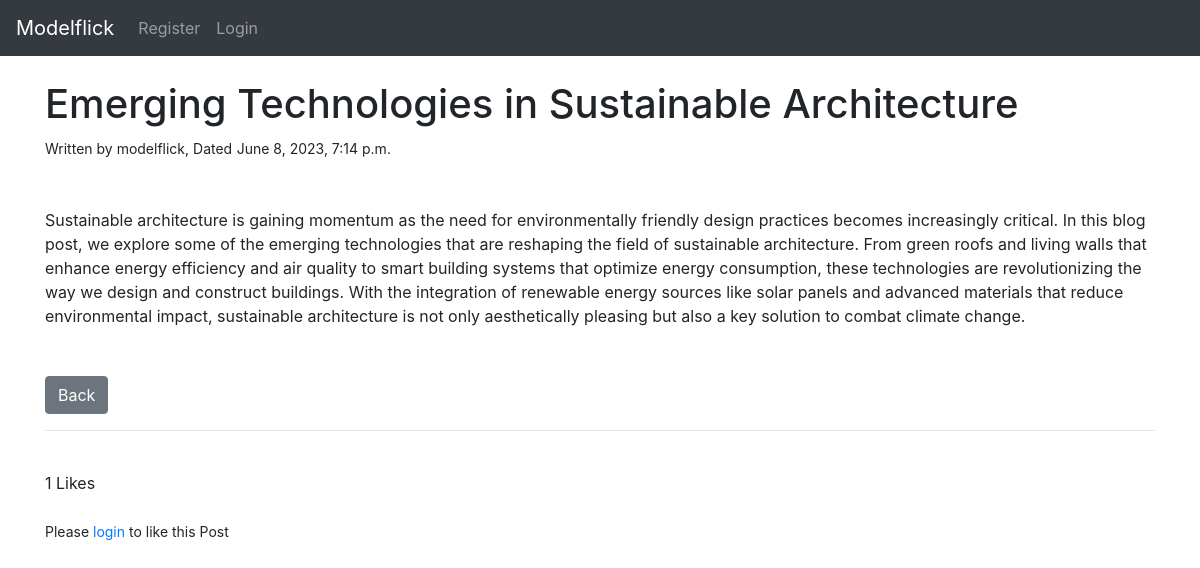
Screenshot of /article/4 with the database file from the repository.
### theblog/models.py (models this page shows, shortened)
class Post(models.Model):
    title = models.CharField(max_length=255)
    title_tag = models.CharField(max_length=255)
    author = models.ForeignKey(User, on_delete=models.CASCADE)
    body = models.TextField()
    post_date = models.DateTimeField(auto_now_add=True)
    likes = models.ManyToManyField(User, related_name='blog_post')
    def total_likes(self):
        return self.likes.count()

### theblog/views.py (the view)
# urls.py: path('article/<int:pk>', ArticleDetailView.as_view(), name = 'article_detail'),
class ArticleDetailView(DetailView):
    model = Post
    template_name = 'article_detail.html'
    def get_context_data(self, *args, **kwargs):
        context = super(ArticleDetailView, self).get_context_data(*args, **kwargs)
        stuff = get_object_or_404(Post, id=self.kwargs['pk'])
        total_likes= stuff.total_likes()
        liked = False
        if stuff.likes.filter(id=self.request.user.id).exists():
            liked = True
        context["total_likes"] = total_likes
        context["liked"] = liked
        return context

### theblog/templates/article_detail.html (shortened to what this page needs)
{% extends 'base.html' %}
{% block content %}
    <h1>{{ post.title }}</h1>
    <small> Written by {{ post.author }}, Dated</small>
    <small>{{ post.post_date }}</small>
    <br/>
    <br/><br/>
    {{ post.body|safe }}
    <br/><br/><br/>
    <a  href="{% url 'home' %}" class="btn btn-secondary" type = button >Back</a>
    <br/>
    <hr>
    <br/>
    <form action="{% url 'like_post' post.pk %}" method="POST">
        {{ total_likes }} Likes
        <br/>
        {% if user.is_authenticated %}
            {% if liked %}
                <button type="submit", name="post_id", value="{{ post.id }}", class="btn btn-danger btn-sm">Unlike</button>
            {% else %}
                <button type="submit", name="post_id", value="{{ post.id }}", class="btn btn-primary btn-sm">Like</button>
            {% endif %}
        {% else %}
        <br/>
        <small>Please <a href="{% url 'login' %}">login</a>  to like this Post</small>
        {% endif %}
    </form>
{% endblock %}

### rows the page displays
Post: title "Emerging Technologies in Sustainable Architecture", author "modelflick", post_date "June 8, 2023, 7:14 p.m.", body "Sustainable architecture is gaining momentum as the need for environmentally friendly design practices becomes increasingly critical. In this blog post, we explore some of the emerging technologies that are reshaping the field of sustainable architecture. From green roofs and living walls that enhance energy efficiency and air quality to smart building systems that optimize energy consumption, these technologies are revolutionizing the way we design and construct buildings. With the integration of renewable energy sources like solar panels and advanced materials that reduce environmental impact, sustainable architecture is not only aesthetically pleasing but also a key solution to combat…"

### other values shown
{{ total_likes }} "1"
